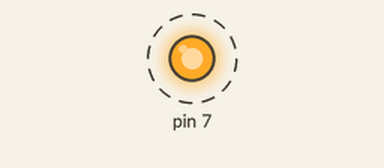
Bench run of a program on a simulated Raspberry Pi (header pin numbers). On the bench: output pins drawn as LEDs (lit = HIGH). Dashed ring = blinking. What the program prints to the terminal is not drawn.

Above: at 0.5 s.
Timing chart, 0 to 4.6 s (numbered marks = the images above):
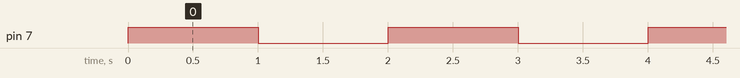

The program:

led.py
```python
import RPi.GPIO as GPIO
import time

def blink(pin):
    GPIO.output(pin, GPIO.HIGH)
    time.sleep(1)
    GPIO.output(pin, GPIO.LOW)
    time.sleep(1)
    return

GPIO.setmode(GPIO.BOARD)
GPIO.setup(7, GPIO.OUT)

for i in range(0,50):
    print "Iteration: " + str(i)
    blink(7)

GPIO.cleanup()
```

Measured:
- by itself, pin 7: alternates HIGH for 1.0 s and LOW for 1.0 s
